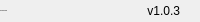
              <widget class="QFrame" name="bottomBar">
               <property name="minimumSize">
                <size>
                 <width>0</width>
                 <height>22</height>
                </size>
               </property>
               <property name="maximumSize">
                <size>
                 <width>16777215</width>
                 <height>22</height>
                </size>
               </property>
               <property name="frameShape">
                <enum>QFrame::NoFrame</enum>
               </property>
               <property name="frameShadow">
                <enum>QFrame::Raised</enum>
               </property>
               <layout class="QHBoxLayout" name="horizontalLayout_5">
                <property name="spacing">
                 <number>0</number>
                </property>
                <property name="leftMargin">
                 <number>0</number>
                </property>
                <property name="topMargin">
                 <number>0</number>
                </property>
                <property name="rightMargin">
                 <number>0</number>
                </property>
                <property name="bottomMargin">
                 <number>0</number>
                </property>
                <item>
                 <widget class="QLabel" name="creditsLabel">
                  <property name="maximumSize">
                   <size>
                    <width>16777215</width>
                    <height>16</height>
                   </size>
                  </property>
                  <property name="font">
                   <font>
                    <family>Segoe UI</family>
                    <pointsize>-1</pointsize>
                    <weight>50</weight>
                    <italic>false</italic>
                    <bold>false</bold>
                   </font>
                  </property>
                  <property name="text">
                   <string>QQ:2659365465 </string>
                  </property>
                  <property name="alignment">
                   <set>Qt::AlignLeading|Qt::AlignLeft|Qt::AlignVCenter</set>
                  </property>
                 </widget>
                </item>
                <item>
                 <widget class="QLabel" name="version">
                  <property name="text">
                   <string>v1.0.3</string>
                  </property>
                  <property name="alignment">
                   <set>Qt::AlignRight|Qt::AlignTrailing|Qt::AlignVCenter</set>
                  </property>
                 </widget>
                </item>
                <item>
                 <widget class="QFrame" name="frame_size_grip">
                  <property name="minimumSize">
                   <size>
                    <width>20</width>
                    <height>0</height>
                   </size>
                  </property>
                  <property name="maximumSize">
                   <size>
                    <width>20</width>
                    <height>16777215</height>
                   </size>
                  </property>
                  <property name="frameShape">
                   <enum>QFrame::NoFrame</enum>
                  </property>
                  <property name="frameShadow">
                   <enum>QFrame::Raised</enum>
                  </property>
                 </widget>
                </item>
               </layout>
              </widget>
